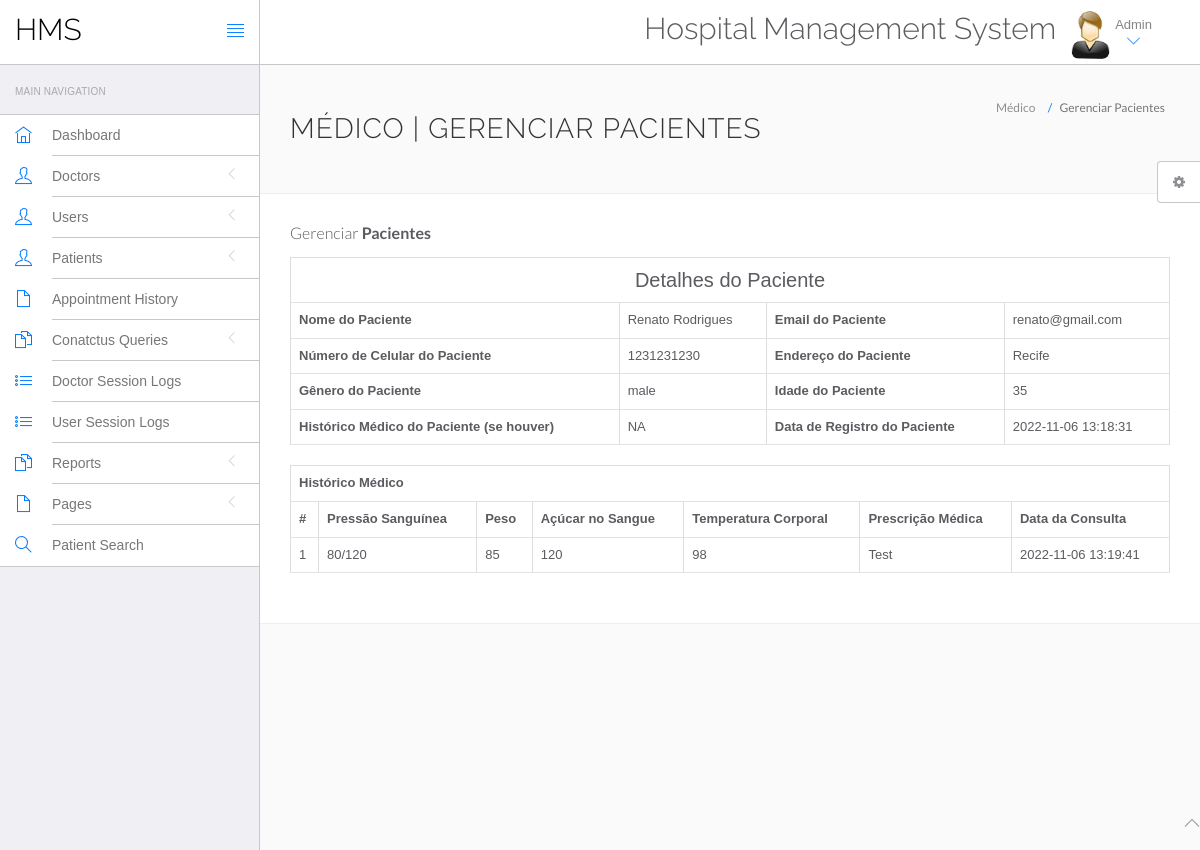
/hms/admin/view-patient.php?viewid=1 (signed in), run on the app's committed database.
### tables this page shows
CREATE TABLE `tblpatient` (
  `ID` int(10) NOT NULL,
  `Docid` int(10) DEFAULT NULL,
  `PatientName` varchar(200) DEFAULT NULL,
  `PatientContno` bigint(10) DEFAULT NULL,
  `PatientEmail` varchar(200) DEFAULT NULL,
  `PatientGender` varchar(50) DEFAULT NULL,
  `PatientAdd` mediumtext DEFAULT NULL,
  `PatientAge` int(10) DEFAULT NULL,
  `PatientMedhis` mediumtext DEFAULT NULL,
  `CreationDate` timestamp NULL DEFAULT current_timestamp(),
  `UpdationDate` timestamp NULL DEFAULT NULL ON UPDATE current_timestamp()
);

CREATE TABLE `tblmedicalhistory` (
  `ID` int(10) NOT NULL,
  `PatientID` int(10) DEFAULT NULL,
  `BloodPressure` varchar(200) DEFAULT NULL,
  `BloodSugar` varchar(200) NOT NULL,
  `Weight` varchar(100) DEFAULT NULL,
  `Temperature` varchar(200) DEFAULT NULL,
  `MedicalPres` mediumtext DEFAULT NULL,
  `CreationDate` timestamp NOT NULL DEFAULT current_timestamp() ON UPDATE current_timestamp()
);

### hms/admin/view-patient.php (the view, shortened to what this page needs)
<?php
include('include/config.php');
if(strlen($_SESSION['id']==0)) {
 header('location:logout.php');
  } else{
?>
<!DOCTYPE html>
<html lang="en">
	<head>
		<link rel="stylesheet" href="vendor/bootstrap/css/bootstrap.min.css">
		<link rel="stylesheet" href="vendor/fontawesome/css/font-awesome.min.css">
		<link rel="stylesheet" href="vendor/themify-icons/themify-icons.min.css">
		<link href="vendor/animate.css/animate.min.css" rel="stylesheet" media="screen">
		<link href="vendor/perfect-scrollbar/perfect-scrollbar.min.css" rel="stylesheet" media="screen">
		<link href="vendor/switchery/switchery.min.css" rel="stylesheet" media="screen">
		<link href="vendor/bootstrap-touchspin/jquery.bootstrap-touchspin.min.css" rel="stylesheet" media="screen">
		<link href="vendor/select2/select2.min.css" rel="stylesheet" media="screen">
		<link href="vendor/bootstrap-datepicker/bootstrap-datepicker3.standalone.min.css" rel="stylesheet" media="screen">
		<link href="vendor/bootstrap-timepicker/bootstrap-timepicker.min.css" rel="stylesheet" media="screen">
		<link rel="stylesheet" href="assets/css/styles.css">
		<link rel="stylesheet" href="assets/css/plugins.css">
		<link rel="stylesheet" href="assets/css/themes/theme-1.css" id="skin_color" />
	</head>
	<body>
		<div id="app">
<?php include('include/sidebar.php');?>
<div class="app-content">
<?php include('include/header.php');?>
<div class="main-content" >
<div class="wrap-content container" id="container">
<section id="page-title">
<div class="row">
<div class="col-sm-8">
<h1 class="mainTitle">Médico | Gerenciar Pacientes</h1>
</div>
<ol class="breadcrumb">
<li>
<span>Médico</span>
</li>
<li class="active">
<span>Gerenciar Pacientes</span>
</li>
</ol>
</div>
</section>
<div class="container-fluid container-fullw bg-white">
<div class="row">
<div class="col-md-12">
<h5 class="over-title margin-bottom-15">Gerenciar <span class="text-bold">Pacientes</span></h5>
<?php
                               $vid=$_GET['viewid'];
                               $ret=mysqli_query($con,"select * from tblpatient where ID='$vid'");
$cnt=1;
while ($row=mysqli_fetch_array($ret)) {
                               ?>
<table border="1" class="table table-bordered">
 <tr align="center">
<td colspan="4" style="font-size:20px;color:blue">
Detalhes do Paciente</td></tr>
    <tr>
    <th scope>Nome do Paciente</th>
    <td><?php  echo $row['PatientName'];?></td>
    <th scope>Email do Paciente</th>
    <td><?php  echo $row['PatientEmail'];?></td>
  </tr>
  <tr>
    <th scope>Número de Celular do Paciente</th>
    <td><?php  echo $row['PatientContno'];?></td>
    <th>Endereço do Paciente</th>
    <td><?php  echo $row['PatientAdd'];?></td>
  </tr>
    <tr>
    <th>Gênero do Paciente</th>
    <td><?php  echo $row['PatientGender'];?></td>
    <th>Idade do Paciente</th>
    <td><?php  echo $row['PatientAge'];?></td>
  </tr>
  <tr>
    <th>Histórico Médico do Paciente (se houver)</th>
    <td><?php  echo $row['PatientMedhis'];?></td>
     <th>Data de Registro do Paciente</th>
    <td><?php  echo $row['CreationDate'];?></td>
  </tr>
<?php }?>
</table>
<?php
$ret=mysqli_query($con,"select * from tblmedicalhistory  where PatientID='$vid'");
 ?>
<table id="datatable" class="table table-bordered dt-responsive nowrap" style="border-collapse: collapse; border-spacing: 0; width: 100%;">
  <tr align="center">
   <th colspan="8" >Histórico Médico</th>
  </tr>
  <tr>
    <th>#</th>
	<th>Pressão Sanguínea</th>
    <th>Peso</th>
    <th>Açúcar no Sangue</th>
    <th>Temperatura Corporal</th>
    <th>Prescrição Médica</th>
    <th>Data da Consulta</th>
</tr>
<?php
while ($row=mysqli_fetch_array($ret)) {
  ?>
<tr>
  <td><?php echo $cnt;?></td>
 <td><?php  echo $row['BloodPressure'];?></td>
 <td><?php  echo $row['Weight'];?></td>
 <td><?php  echo $row['BloodSugar'];?></td>
  <td><?php  echo $row['Temperature'];?></td>
  <td><?php  echo $row['MedicalPres'];?></td>
  <td><?php  echo $row['CreationDate'];?></td>
</tr>
<?php $cnt=$cnt+1;} ?>
</table>
</div>
</div>
</div>
</div>
</div>
</div>
</div>
	<?php include('include/footer.php');?>
	<?php include('include/setting.php');?>
	</body>
</html>
<?php } ?>

### hms/admin/assets/css/themes/theme-1.css (style rules this page uses)
body { background: #FAFAFA; }

### data on the page
tblpatient: PatientName "Renato Rodrigues", PatientEmail "renato@gmail.com", PatientContno "1231231230", PatientAdd "Recife", PatientGender "male", PatientAge "35", PatientMedhis "NA", CreationDate "2022-11-06 13:18:31"
tblmedicalhistory: BloodPressure "80/120", Weight "85", BloodSugar "120", Temperature "98", MedicalPres "Test", CreationDate "2022-11-06 13:19:41"
